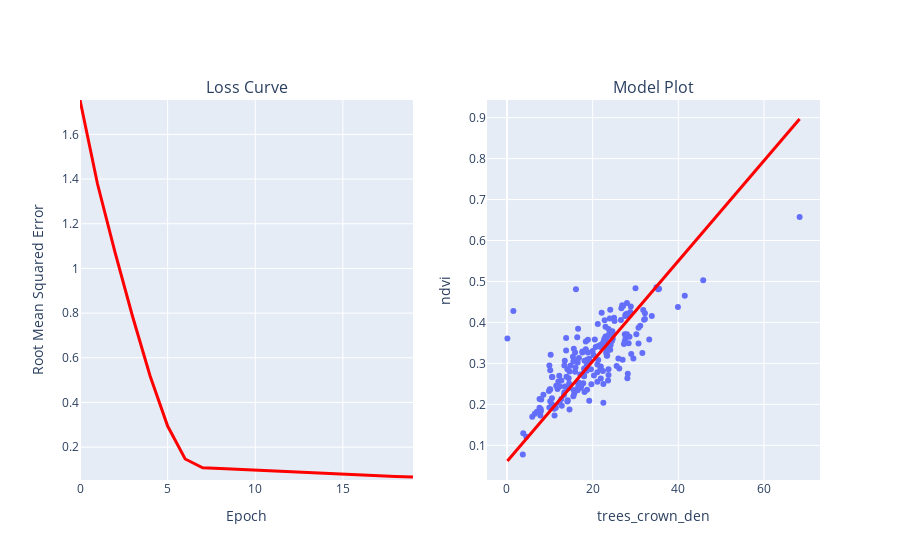

Source (notebook cell):
### Code cell
#@title Code - Experiment 1
import numpy as np
training_df = training_df.dropna(subset=features + [label])

# The following variables are the hyperparameters.
learning_rate = 0.001
epochs = 20
batch_size = 50

# Specify the feature and the label.
features = ['trees_crown_den']
label = 'ndvi'  # Replace with actual column name you want to predict

model_1 = run_experiment(training_df, features, label, learning_rate, epochs, batch_size)

### Figure 1 — Plotly figure (JSON) as saved in the notebook; plotly's stock layout.template omitted (floating-point values rounded to 4 significant figures; data arrays with more than 128 entries replaced by an {"elided": "..."} marker saying what was removed)
{"data": [{"hovertemplate": "trees_crown_den=%{x}<br>ndvi=%{y}<extra></extra>", "legendgroup": "", "marker": {"color": "#636efa", "symbol": "circle"}, "mode": "markers", "name": "", "orientation": "v", "showlegend": false, "type": "scatter", "x": {"elided": "200 float values"}, "xaxis": "x2", "y": {"elided": "200 float values"}, "yaxis": "y2"}, {"hovertemplate": "trees_crown_den=%{x}<br>PREDICTED_AIRTEMP=%{y}<extra></extra>", "legendgroup": "", "line": {"color": "#ff0000", "dash": "solid", "width": 3}, "marker": {"symbol": "circle"}, "mode": "lines", "name": "", "orientation": "v", "showlegend": false, "type": "scatter", "x": {"elided": "200 float values"}, "xaxis": "x2", "y": {"elided": "200 float values"}, "yaxis": "y2"}, {"hovertemplate": "x=%{x}<br>y=%{y}<extra></extra>", "legendgroup": "", "line": {"color": "#ff0000", "dash": "solid", "width": 3}, "marker": {"symbol": "circle"}, "mode": "lines", "name": "", "orientation": "v", "showlegend": false, "type": "scatter", "x": [0, 1, 2, 3, 4, 5, 6, 7, 8, 9, 10, 11, 12, 13, 14, 15, 16, 17, 18, 19], "xaxis": "x", "y": [1.754, 1.378, 1.071, 0.7848, 0.5186, 0.2944, 0.147, 0.1079, 0.1045, 0.1008, 0.09644, 0.09313, 0.08883, 0.08536, 0.08162, 0.07753, 0.07457, 0.07204, 0.06829, 0.06616], "yaxis": "y"}], "layout": {"annotations": [{"font": {"size": 16}, "showarrow": false, "text": "Loss Curve", "x": 0.225, "xanchor": "center", "xref": "paper", "y": 1, "yanchor": "bottom", "yref": "paper"}, {"font": {"size": 16}, "showarrow": false, "text": "Model Plot", "x": 0.775, "xanchor": "center", "xref": "paper", "y": 1, "yanchor": "bottom", "yref": "paper"}], "autosize": true, "xaxis": {"anchor": "y", "autorange": true, "domain": [0, 0.45], "range": [0, 19], "title": {"text": "Epoch"}, "type": "linear"}, "xaxis2": {"anchor": "y2", "autorange": true, "domain": [0.55, 1], "range": [-5.08, 73.48], "title": {"text": "trees_crown_den"}, "type": "linear"}, "yaxis": {"anchor": "x", "domain": [0, 1], "range": [0.05293, 1.754], "title": {"text": "Root Mean Squared Error"}, "type": "linear"}, "yaxis2": {"anchor": "x2", "autorange": true, "domain": [0, 1], "range": [0.01171, 0.9433], "title": {"text": "ndvi"}, "type": "linear"}}}
